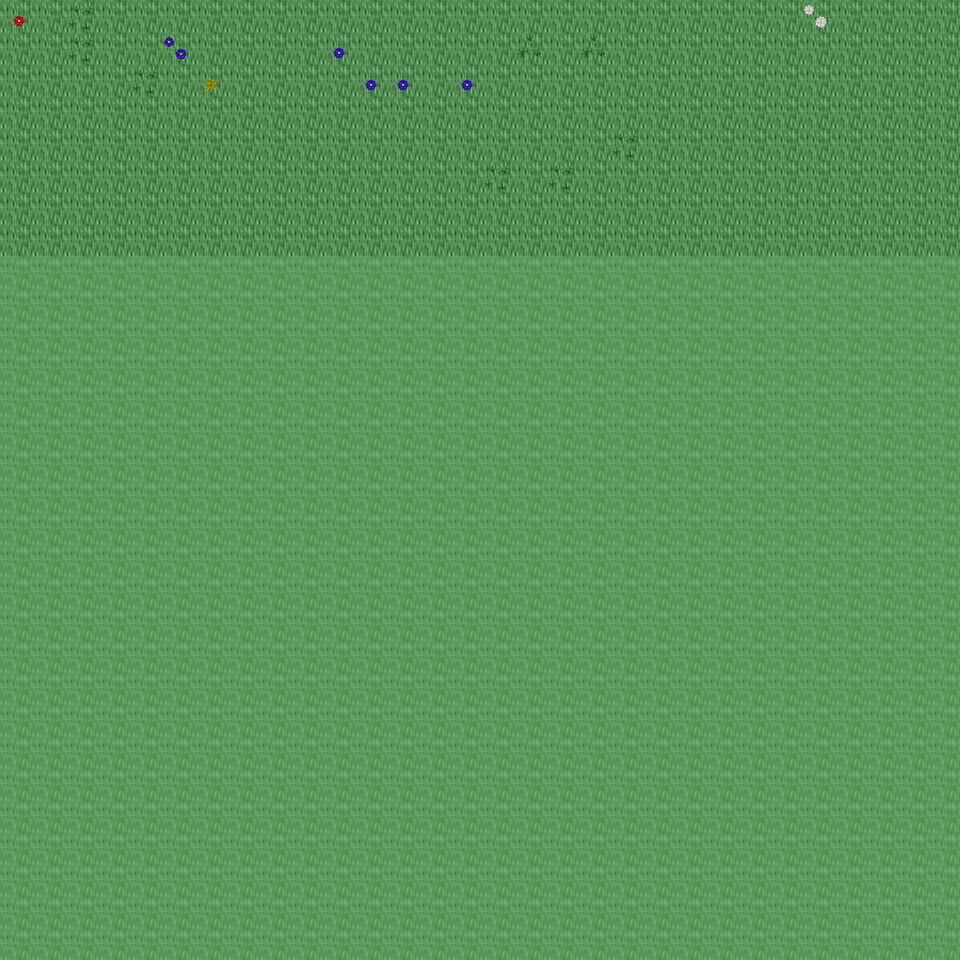

Rendered tile map (Tiled .tmx) drawn with the repository's tilesets; below, a short description and the map source with its tile grids summarised:
An orthogonal 30x30 tile map with 32x32 px tiles, 6 tile layers (Ground, Object, Object2, Above, ...), 11 tilesets and 3 objects (3x mapchange).

<map version="1.0" orientation="orthogonal" renderorder="right-down" width="30" height="30" tilewidth="32" tileheight="32" nextobjectid="4">
  <tileset firstgid="1" name="tileset_ground_ground" tilewidth="32" tileheight="32" tilecount="33" columns="3">
    <image source="../drawable/tileset_ground_ground.png" width="96" height="352" />
  </tileset>
  <tileset firstgid="34" name="tileset_plant_flower_daisy_white" tilewidth="32" tileheight="32" tilecount="8" columns="2">
    <image source="../drawable/tileset_plant_flower_daisy_white.png" width="64" height="128" />
  </tileset>
  <tileset firstgid="42" name="tileset_plant_grasses" tilewidth="32" tileheight="32" tilecount="6" columns="3">
    <image source="../drawable/tileset_plant_grasses.png" width="96" height="64" />
  </tileset>
  <tileset firstgid="48" name="tileset_plant_flower_daisy_yellow" tilewidth="32" tileheight="32" tilecount="8" columns="2">
    <image source="../drawable/tileset_plant_flower_daisy_yellow.png" width="64" height="128" />
  </tileset>
  <tileset firstgid="56" name="tileset_plant_flower_daisy_blue" tilewidth="32" tileheight="32" tilecount="8" columns="2">
    <image source="../drawable/tileset_plant_flower_daisy_blue.png" width="64" height="128" />
  </tileset>
  <tileset firstgid="64" name="tileset_plant_flower_daisy_red" tilewidth="32" tileheight="32" tilecount="8" columns="2">
    <image source="../drawable/tileset_plant_flower_daisy_red.png" width="64" height="128" />
  </tileset>
  <tileset firstgid="72" name="tileset_plant_tree_tree_darkgreen" tilewidth="32" tileheight="32" tilecount="88" columns="8">
    <image source="../drawable/tileset_plant_tree_tree_darkgreen.png" width="256" height="352" />
  </tileset>
  <tileset firstgid="160" name="tileset_logic_collision" tilewidth="32" tileheight="32" tilecount="1" columns="1">
    <image source="../drawable/tileset_logic_collision.png" width="32" height="32" />
  </tileset>
  <tileset firstgid="161" name="tileset_ground_green_paving" tilewidth="32" tileheight="32" tilecount="18" columns="3">
    <image source="../drawable/tileset_ground_green_paving.png" width="96" height="192" />
  </tileset>
  <tileset firstgid="179" name="tileset_ground_water_swamp_water" tilewidth="32" tileheight="32" tilecount="33" columns="3">
    <image source="../drawable/tileset_ground_water_swamp_water.png" width="96" height="352" />
  </tileset>
  <tileset firstgid="212" name="tileset_plant_grasses_swamp" tilewidth="32" tileheight="32" tilecount="42" columns="6">
    <image source="../drawable/tileset_plant_grasses_swamp.png" width="192" height="224" />
  </tileset>
  <layer name="Ground" width="30" height="30">
    <data>[900 cells, 240 non-empty, 1 distinct tile ids]</data>
  </layer>
  <layer name="Object" width="30" height="30">
    <data>[900 cells, 16 non-empty, 7 distinct tile ids]</data>
  </layer>
  <layer name="Object2" width="30" height="30">
    <data>[900 cells, 0 non-empty, 0 distinct tile ids]</data>
  </layer>
  <layer name="Above" width="30" height="30">
    <data>[900 cells, 0 non-empty, 0 distinct tile ids]</data>
  </layer>
  <layer name="Above2" width="30" height="30">
    <data>[900 cells, 0 non-empty, 0 distinct tile ids]</data>
  </layer>
  <layer name="Walkable" width="30" height="30">
    <data>[900 cells, 660 non-empty, 1 distinct tile ids]</data>
  </layer>
  <objectgroup name="MapEvents">
    <object id="1" name="north" type="mapchange" x="0" y="0" width="960" height="32">
      <properties>
        <property name="map" value="0_ados_mountain_n2_w2_x2_y3" />
        <property name="place" value="south" />
      </properties>
    </object>
    <object id="2" name="west" type="mapchange" x="0" y="0" width="32" height="256">
      <properties>
        <property name="map" value="0_ados_mountain_n2_w2_x1_y4" />
        <property name="place" value="east" />
      </properties>
    </object>
    <object id="3" name="east" type="mapchange" x="928" y="0" width="32" height="256">
      <properties>
        <property name="map" value="0_ados_mountain_n2_w2_x3_y4" />
        <property name="place" value="west" />
      </properties>
    </object>
  </objectgroup>
</map>
